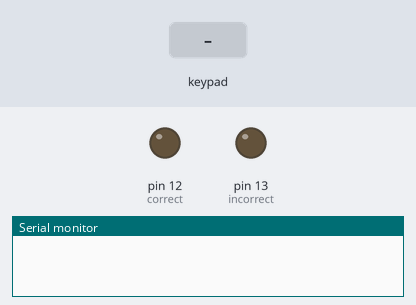
Bench run of a sketch on a simulated Arduino Uno, built with avr-gcc and run on an emulated ATmega328P. Parts: output pins drawn as LEDs (lit = HIGH), the last lines printed to the serial monitor. Inputs (shaded band) come from the test bench.

Above: at 1.2 s.
1.3 s: keypad keys 4 5 2 7 pressed 0.4 s apart
At 3.1 s:
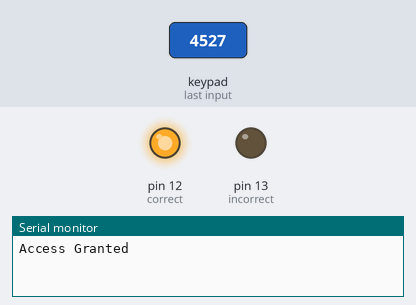
4.4 s: keypad keys 9 8 7 6 pressed 0.4 s apart
At 6.7 s:
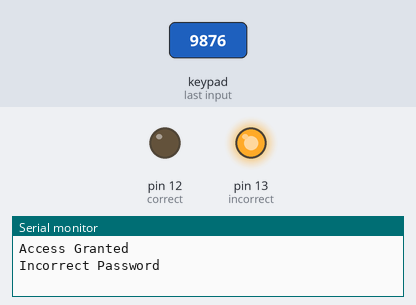
Timing chart, 0 to 8.2 s (numbered marks = the images above; inputs shaded):
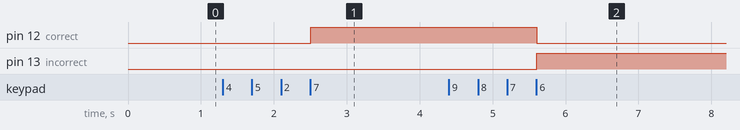

The sketch:

KEYPADLOCK.ino
```cpp
#include <Keypad.h>

const byte ROWS = 4; //four rows
const byte COLS = 4; //four columns
//define the cymbols on the buttons of the keypads
char hexaKeys[ROWS][COLS] = {
  {'1','2','3','A'},
  {'4','5','6','B'},
  {'7','8','9','C'},
  {'*','0','#','D'}
};
byte rowPins[ROWS] = {9, 8, 7, 6}; //connect to the row pinouts of the keypad
byte colPins[COLS] = {5, 4, 3, 2}; //connect to the column pinouts of the keypad

//initialize an instance of class NewKeypad
Keypad customKeypad = Keypad( makeKeymap(hexaKeys), rowPins, colPins, ROWS, COLS);

char inputArray[4]; //array to gather keypad presses from the user
char Password[4] = {'4', '5', '2', '7'}; //array to hold the correct password
int correct = 12; //shows where the green LED is connected on the Arduino
int incorrect = 13; //shows where the red LED is connected on the Arduino
int i = 0;  //holds the numeric value
int open()
{
  digitalWrite(correct, HIGH);  //turns the green LED on if the password is correct
  digitalWrite(incorrect, LOW); //turns the red LED off when password is correct
  Serial.println("Access Granted");
}

int MainPassword()
{
  if((inputArray[0] == Password[0] && inputArray[1] == Password[1] && inputArray[2] == Password[2] &&
      inputArray[3] == Password[3]))
   {
      open();
   }
   else
   {
    digitalWrite(incorrect, HIGH);
    digitalWrite(correct, LOW);
    Serial.println("Incorrect Password");
   }
}//end MainPassword()

void setup()
{
  Serial.begin(9600);
  pinMode(correct, OUTPUT);
  pinMode(incorrect, OUTPUT);

}//end Setup()

void loop()
{

  char password = customKeypad.getKey();

    if (password)
    {
      inputArray[i] = password;
      i++;
    }

    if (i == 4)
    {
      MainPassword();
      {
        i = 0;// reset i
      }//end MasterPassword

    }//end if


}//end loop()
```

Measured:
- after the input at 1.3 s, pin 12 (correct): LOW → HIGH after 1.2 s
- after the input at 4.4 s, pin 12 (correct): HIGH → LOW after 1.2 s; pin 13 (incorrect): LOW → HIGH after 1.2 s
